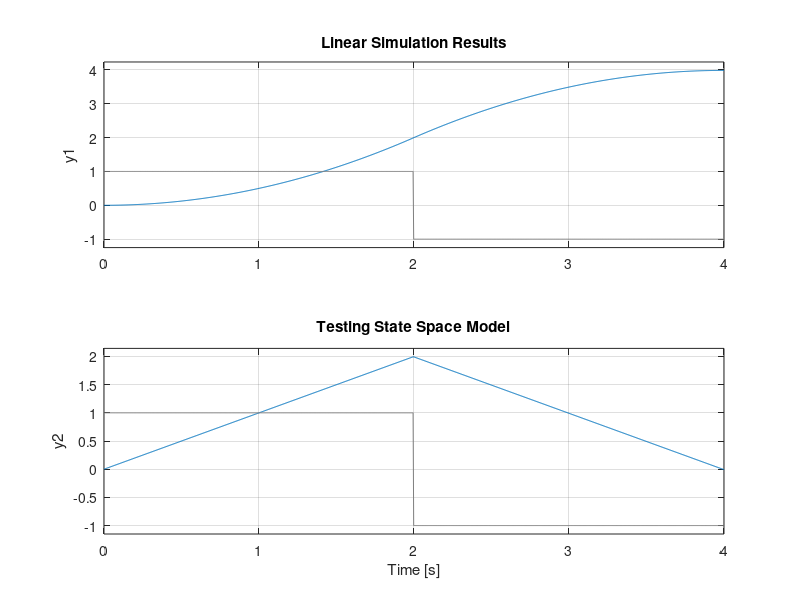

This figure's MATLAB source:
function [ ] = MotorPDI( )
% Demo a PDI controller with the motor
% Our ODE is:
% q = mmI * diff(theta,t$2) = mmI * alpha
% => alpha = q/mmI
% Setting up a state space model:
% x = [theta, omega]
% x_dot = [omega, alpha]
% x_dot = Ax + Bu
% => A = [0 1; 0 0], u = q, B = [0; 1/mmI]
% y = Cx + Du
% y = [1 0; 0 1]x + [0]u

clear all
close all

% State space model
mmI = 1;
A = [0 1; 0 0];
B = [0; 1/mmI];
C = [1 0; 0 1];
D = [0 ; 0];
sys = ss(A,B,C,D);

% Discretize?
% This looks helpful:
% http://www.mathworks.com/help/control/ref/c2d.html#inputarg_sys

% Time vector
numTPoints = 1000;
t = linspace(0,4,numTPoints);

% Input vector
u = t;
u(1:numTPoints/2) = 1;
u(numTPoints/2:end) = -1;

% Simulate
lsim(sys,u,t)
title('Testing State Space Model')
end

